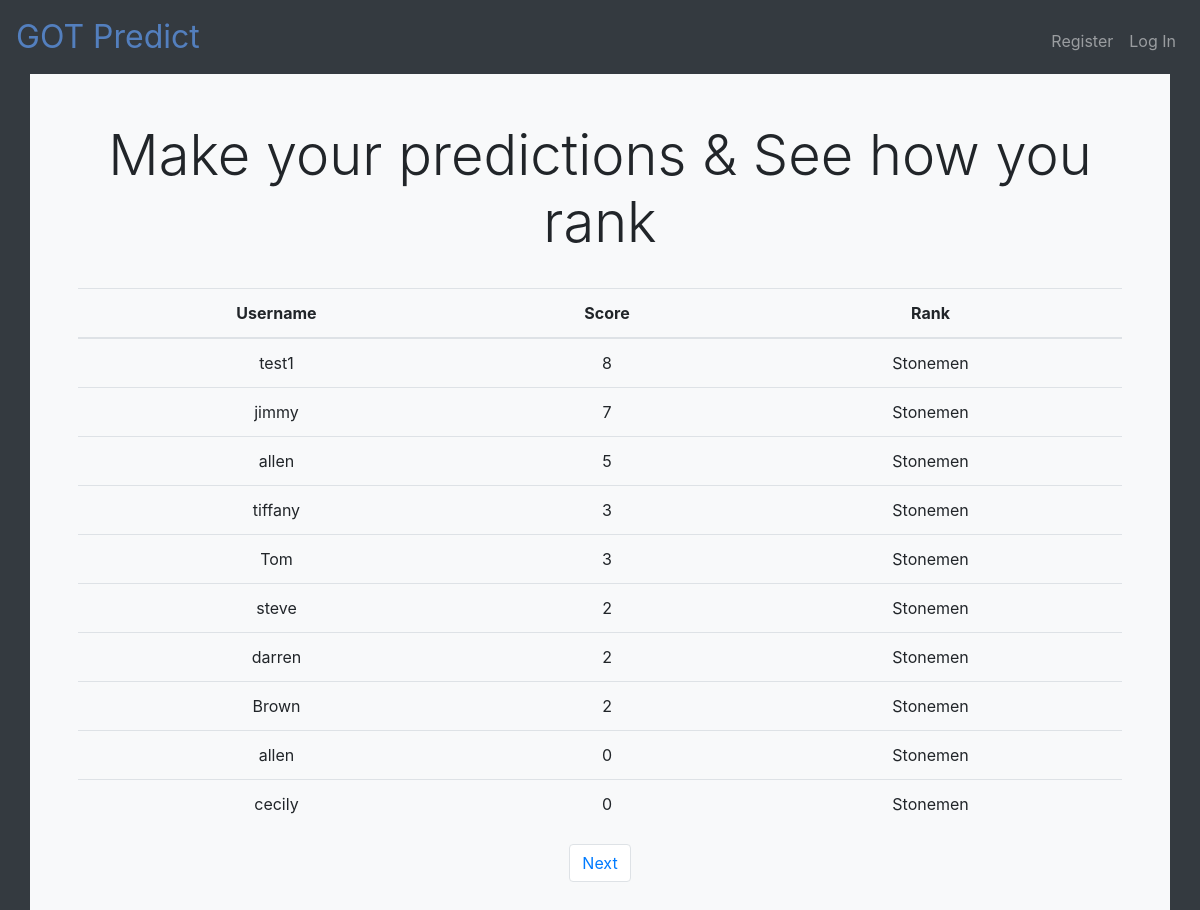
The page /index on the database as committed earlier.
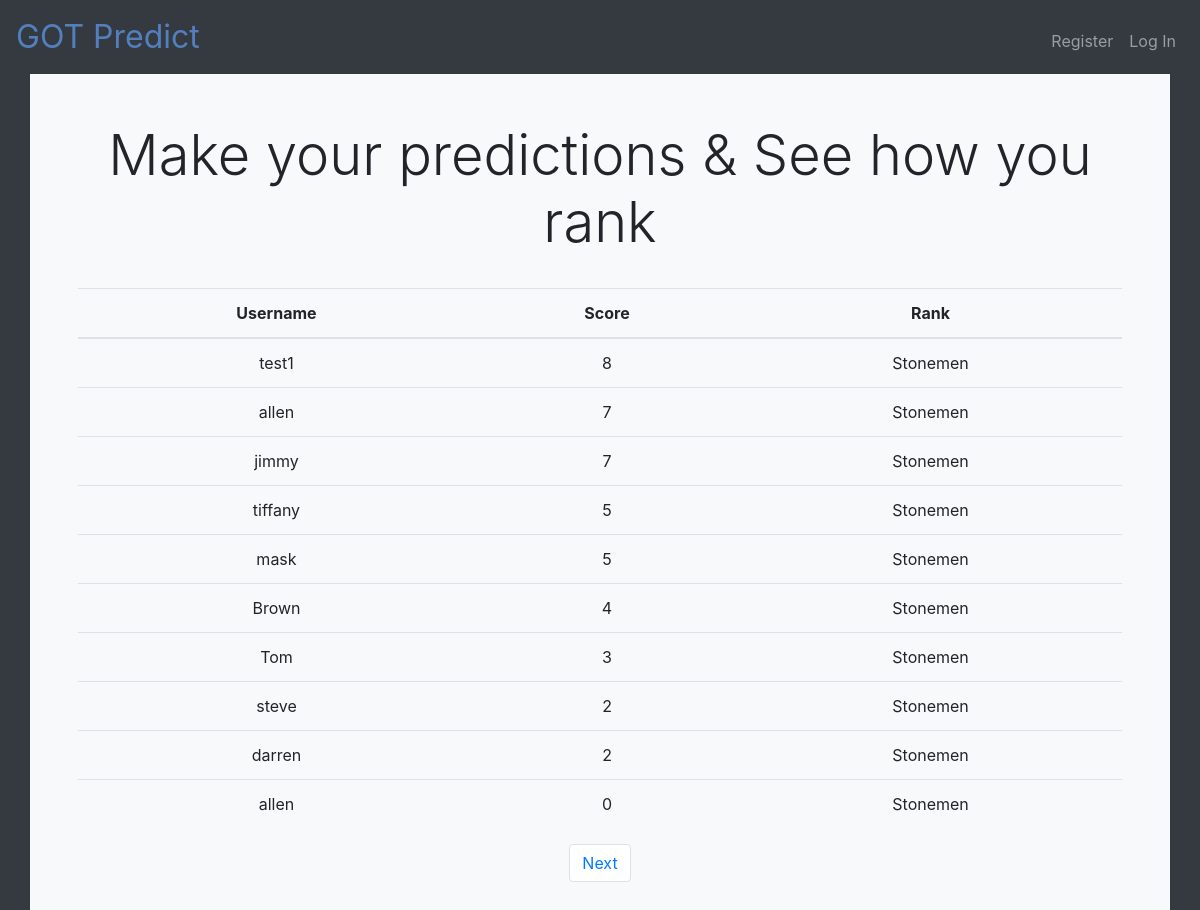
The same page on the database as committed later.
### app/models.py (models this page shows, shortened)
class Response(db.Model):
    id = db.Column(db.Integer, primary_key=True)
    q1 = db.Column(db.String(64))
    q2 = db.Column(db.String(64))
    q3 = db.Column(db.String(64))
    q4 = db.Column(db.String(64))
    q5 = db.Column(db.String(64))
    q6 = db.Column(db.String(64))
    q7 = db.Column(db.String(64))
    q8 = db.Column(db.String(64))
    q9 = db.Column(db.String(64))
    q10 = db.Column(db.String(64))
    q11 = db.Column(db.String(64))
    q12 = db.Column(db.String(64))
    q13 = db.Column(db.String(64))
    q14 = db.Column(db.String(64))
    q15 = db.Column(db.String(64))
    q16 = db.Column(db.String(64))
    q17 = db.Column(db.String(64))
    q18 = db.Column(db.String(64))
    q19 = db.Column(db.String(64))
    q20 = db.Column(db.String(64))
    q21 = db.Column(db.String(64))
    q22 = db.Column(db.String(64))
    q23 = db.Column(db.String(64))
    q24 = db.Column(db.String(64))
    q25 = db.Column(db.String(64))
    q26 = db.Column(db.String(64))
    q27 = db.Column(db.String(64))
    q28 = db.Column(db.String(64))
    q29 = db.Column(db.String(64))
    q30 = db.Column(db.String(64))
    score = db.Column(db.Integer)
    rank = db.Column(db.String(64))
    timestamp = db.Column(db.DateTime, index=True, default=datetime.utcnow)
    user_id = db.Column(db.Integer, db.ForeignKey('user.id'))

class User(db.Model):
    id = db.Column(db.Integer, primary_key=True)
    username = db.Column(db.String(64), index=True, unique=True)
    email = db.Column(db.String(120), index=True, unique=True)
    password_hash = db.Column(db.String(128))
    score = db.Column(db.Integer)
    responses = db.relationship('Response', backref='author', lazy='dynamic')

### app/routes.py (the view)
@app.route('/')
@app.route('/index')
def index():
    submissions = Response.query.all()
    for s in submissions:
        s.score = calculate_score(s)
        s.rank = calculate_rank(s.score)
    db.session.commit()
    page = request.args.get('page', 1, type=int)
    submissions = Response.query.order_by(Response.score.desc()).paginate(page, 10, False)
    next_url = url_for('index', page=submissions.next_num) if submissions.has_next else None
    prev_url = url_for('index', page=submissions.prev_num) if submissions.has_prev else None
    return render_template('index.html', submissions=submissions.items, next_url=next_url, prev_url=prev_url)

### app/helpers.py (called while the page is built, shortened)
def calculate_rank(score):
    if (score >= 0) and (score < 20):
        return 'Stonemen'

### app/templates/index.html (shortened to what this page needs)
{% extends 'layout.html' %}
{% block main %}
<h1 class="display-4">Make your predictions & See how you rank</h1>
<br>
<table class="table">
    <thead>
        <th scope="col">Username</th>
        <th scope="col">Score</th>
        <th scope="col">Rank</th>
    </thead>
    <tbody>
        {% for s in submissions %}
        <tr>
            <td>{{ s.author.username }}</td>
            <td>{{ s.score }}</td>
            <td>{{ s.rank }}</td>
        </tr>
        {% endfor %}
    </tbody>
</table>
<nav aria-label="Page navigation">
    <ul class="pagination d-flex justify-content-around">
        {% if next_url %}
        <li class="page-item"><a class="page-link" href="{{ next_url }}">Next</a></li>
        {% endif %}
    </ul>
</nav>
{% endblock %}

### app/templates/layout.html (shortened to what this page needs)
<!DOCTYPE html>
<html lang="en">
    <head>
        <link rel="stylesheet" href="https://stackpath.bootstrapcdn.com/bootstrap/4.3.1/css/bootstrap.min.css">
        <link href="/static/styles.css" rel="stylesheet"/>
    </head>
    <body class="bg-dark">
        <nav class="navbar navbar-expand-md navbar-dark bg-dark" id="navback">
            <a class="navbar-brand" href="/"><span class="blue">GOT Predict</span></a>
            <div class="collapse navbar-collapse" id="navbar">
                {% if session.user_id %}
                    <ul class="navbar-nav mr-auto mt-2">
                        <li class="nav-item"><a class="nav-link" href="/rules">Rules</a></li>
                        <li class="nav-item"><a class="nav-link" href="/scores">Scores</a></li>
                    </ul>
                    <ul class="navbar-nav ml-auto mt-2">
                        <li class="nav-item"><a class="nav-link" href="/logout">Log Out</a></li>
                    </ul>
                {% else %}
                    <ul class="navbar-nav ml-auto mt-2">
                        <li class="nav-item"><a class="nav-link" href="/register">Register</a></li>
                        <li class="nav-item"><a class="nav-link" href="/login">Log In</a></li>
                    </ul>
                {% endif %}
            </div>
        </nav>
        <main class="container p-5 bg-light">
            {% block main %}{% endblock %}
        </main>
    </body>
</html>

### app/static/styles.css (style rules this page uses)
nav .navbar-brand { font-size: xx-large; }
nav .navbar-brand .blue { color: #537fbe; }
main { overflow-x: auto; text-align: center; }

Rows that differ between the two databases and show on the page:
no longer on this page (row unchanged): Response: author.username "cecily", score "0", rank "Stonemen"
changed Response (number 2 of 10 on the later page): score "5" → "7"; moves up the list
changed Response "tiffany": score "3" → "5"
added Response: author.username "mask", score "5", rank "Stonemen"
changed Response "Brown": score "2" → "4"; moves up the list
